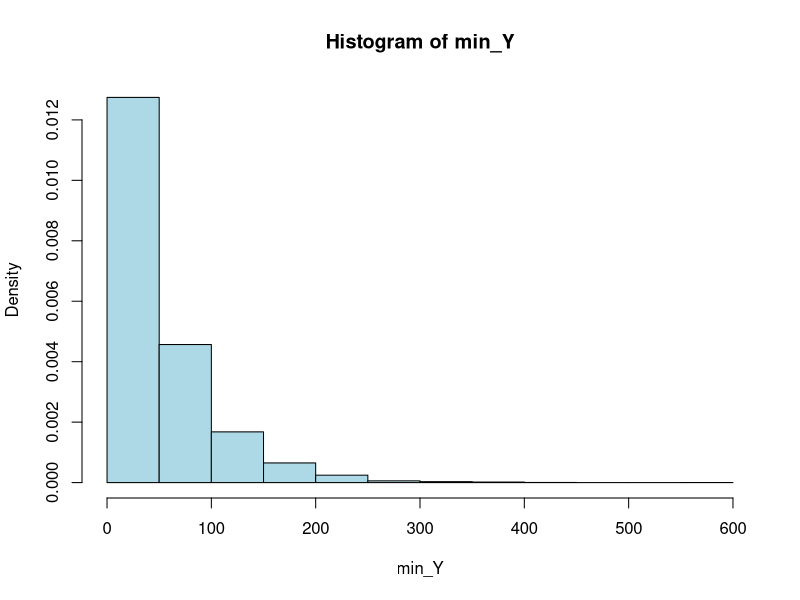
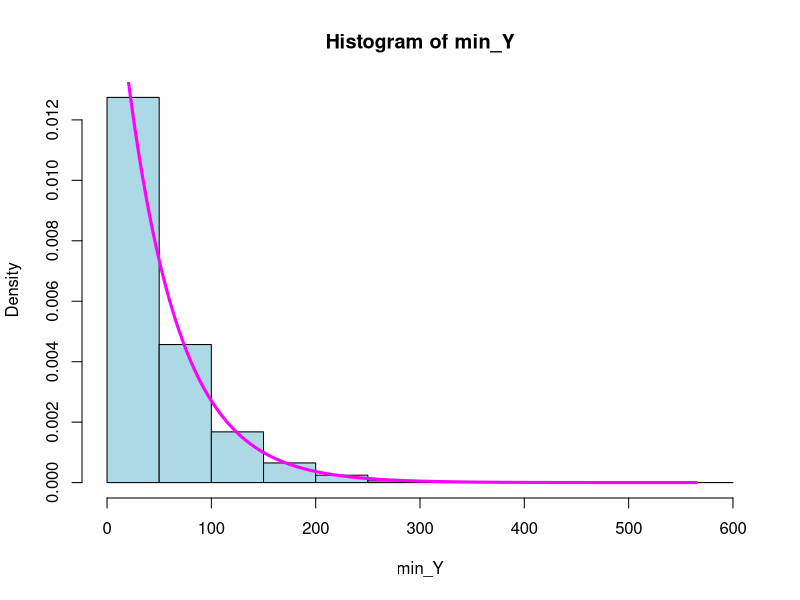
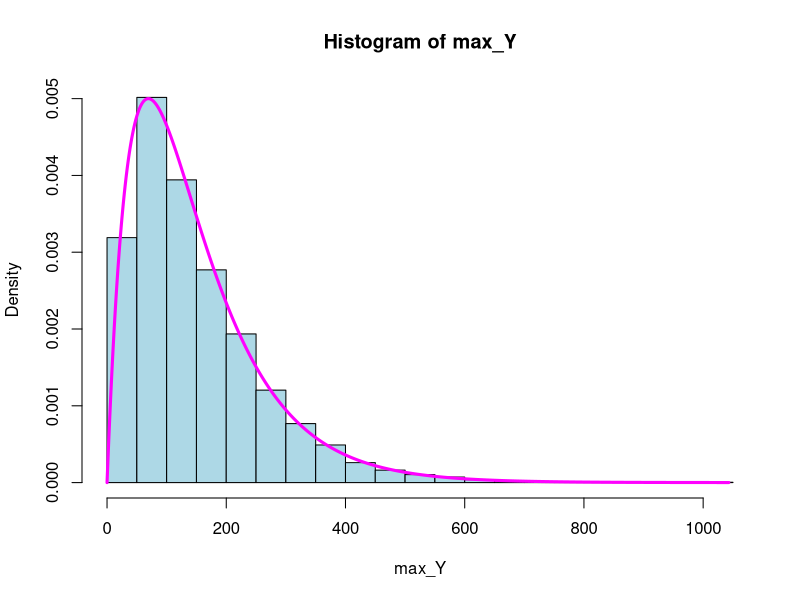
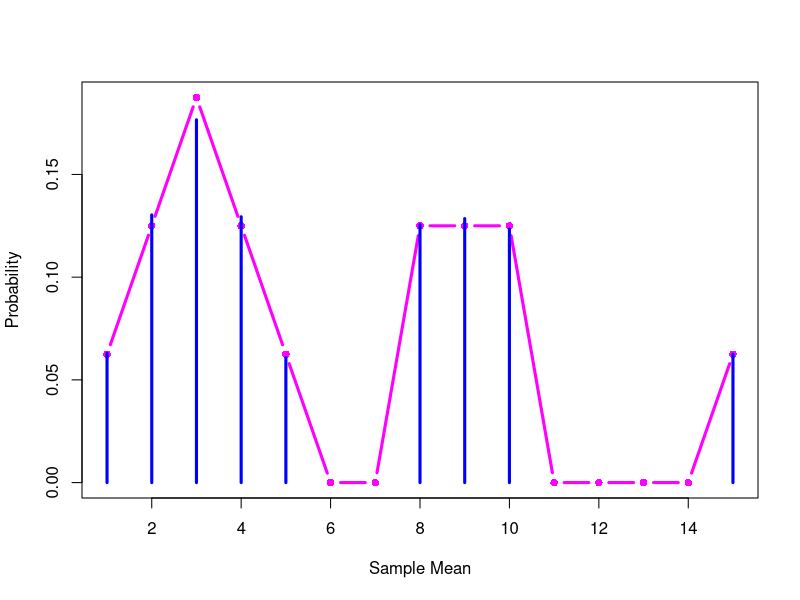

R code for these plots, in order:
## ---- chunk 1
Y <- rexp(2, rate = 1 / 100)
Y
## ---- chunk 2
min(Y)
## ---- chunk 3
num_realizations <- 5
Y <- rexp(2 * num_realizations, rate = 1 / 100)
Y
YY <- matrix(Y, 2, num_realizations)
YY
## ---- chunk 4
min_Y <- apply(YY, MAR = 2, FUN = "min") # 1 for rows, 2 for columns
min_Y
## ---- chunk 5
set.seed(4302019)
num_realizations <- 10000
Y <- rexp(2 * num_realizations, rate = 1 / 100)
YY <- matrix(Y, 2, num_realizations)
min_Y <- apply(YY, MAR = 2, FUN = "min") # 1 for rows, 2 for columns
hist(min_Y, col = "LightBlue", freq = FALSE) 
# freq = FALSE so that histogram is normalized to be a density, with area 1
## ---- chunk 6
X_grid <- seq(from = 0, to = max(min_Y), length = 1000)
f_X <- (1 / 50) * exp(-X_grid / 50)
hist(min_Y, col = "LightBlue", freq = FALSE) 
lines(X_grid, f_X, lwd = 3, col = "magenta")
## ---- chunk 7

set.seed(4302019)
num_realizations <- 10000
### a)


Y <- rexp(2 * num_realizations, rate = 1 / 100)
YY <- matrix(Y, 2, num_realizations)
max_Y <- apply(YY, MAR = 2, FUN = "max") # 1 for rows, 2 for columns
#hist(max_Y, col = "LightBlue", freq = FALSE)

### b) and c)
X_grid <- seq(from = 0, to = max(max_Y), length = 1000)
f_X <- (1 / 50) * (exp(-X_grid / 100) - exp(-X_grid / 50))
hist(max_Y, col = "LightBlue", freq = FALSE) 
lines(X_grid, f_X, lwd = 3, col = "magenta")


## ---- chunk 8
mean(max_Y)
var(max_Y)
## ---- chunk 9
set.seed(4302019)
num_realizations <- 10000
## ---- chunk 10
set.seed(4302019)
num_realizations <- 10000
## ---- chunk 11
set.seed(4302019)
num_realizations <- 10000
## ---- chunk 12
set.seed(4302019)
num_realizations <- 10000
Y <- sample(c(1, 3, 5, 15), size = 2 * num_realizations, replace = TRUE)
YY <- matrix(Y, 2, num_realizations)
Ybar <- apply(YY, MAR = 2, FUN = "mean")
# Compute and plot the true probabilities: 
true_prob <- c(1, 2, 3, 2, 1, 0, 0, 2, 2, 2, 0, 0, 0, 0, 1) / 16
plot(1:15, true_prob, 
     ylab = "Probability",
     xlab = "Sample Mean",
     type = "b", pch = 16, lwd = 3, col = "magenta")
lines(sort(unique(Ybar)), table(Ybar) / num_realizations, type = "h", lwd = 3, col = "blue")
